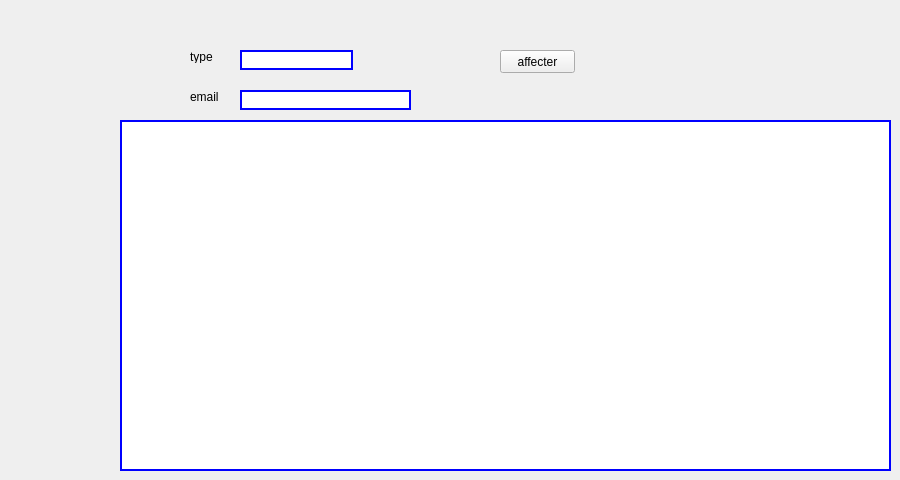
          <widget class="QWidget" name="tab_28">
           <attribute name="title">
            <string>affecter </string>
           </attribute>
           <widget class="QLineEdit" name="lineEdit_type_affectation_3">
            <property name="geometry">
             <rect>
              <x>240</x>
              <y>50</y>
              <width>113</width>
              <height>20</height>
             </rect>
            </property>
            <property name="styleSheet">
             <string notr="true">border-width:2px;
border-style:solid;
border-color:blue;</string>
            </property>
           </widget>
           <widget class="QLabel" name="label_61">
            <property name="geometry">
             <rect>
              <x>190</x>
              <y>50</y>
              <width>47</width>
              <height>13</height>
             </rect>
            </property>
            <property name="text">
             <string>type</string>
            </property>
           </widget>
           <widget class="QTableView" name="tabevenements_4">
            <property name="geometry">
             <rect>
              <x>120</x>
              <y>120</y>
              <width>771</width>
              <height>351</height>
             </rect>
            </property>
            <property name="styleSheet">
             <string notr="true">border-width:2px;
border-style:solid;
border-color:blue;</string>
            </property>
           </widget>
           <widget class="QPushButton" name="pb_affecter_2">
            <property name="geometry">
             <rect>
              <x>500</x>
              <y>50</y>
              <width>75</width>
              <height>23</height>
             </rect>
            </property>
            <property name="styleSheet">
             <string notr="true">QPushButton:hover{
        background-color: rgb(0, 255, 255);
color:#fff;
background:#6a1616;
border: none;
text-align: middle;
}

</string>
            </property>
            <property name="text">
             <string>affecter</string>
            </property>
           </widget>
           <widget class="QLabel" name="label_62">
            <property name="geometry">
             <rect>
              <x>190</x>
              <y>90</y>
              <width>47</width>
              <height>13</height>
             </rect>
            </property>
            <property name="text">
             <string>email </string>
            </property>
           </widget>
           <widget class="QLineEdit" name="lineEdit_type_affectation_4">
            <property name="geometry">
             <rect>
              <x>240</x>
              <y>90</y>
              <width>171</width>
              <height>20</height>
             </rect>
            </property>
            <property name="styleSheet">
             <string notr="true">border-width:2px;
border-style:solid;
border-color:blue;</string>
            </property>
           </widget>
          </widget>
